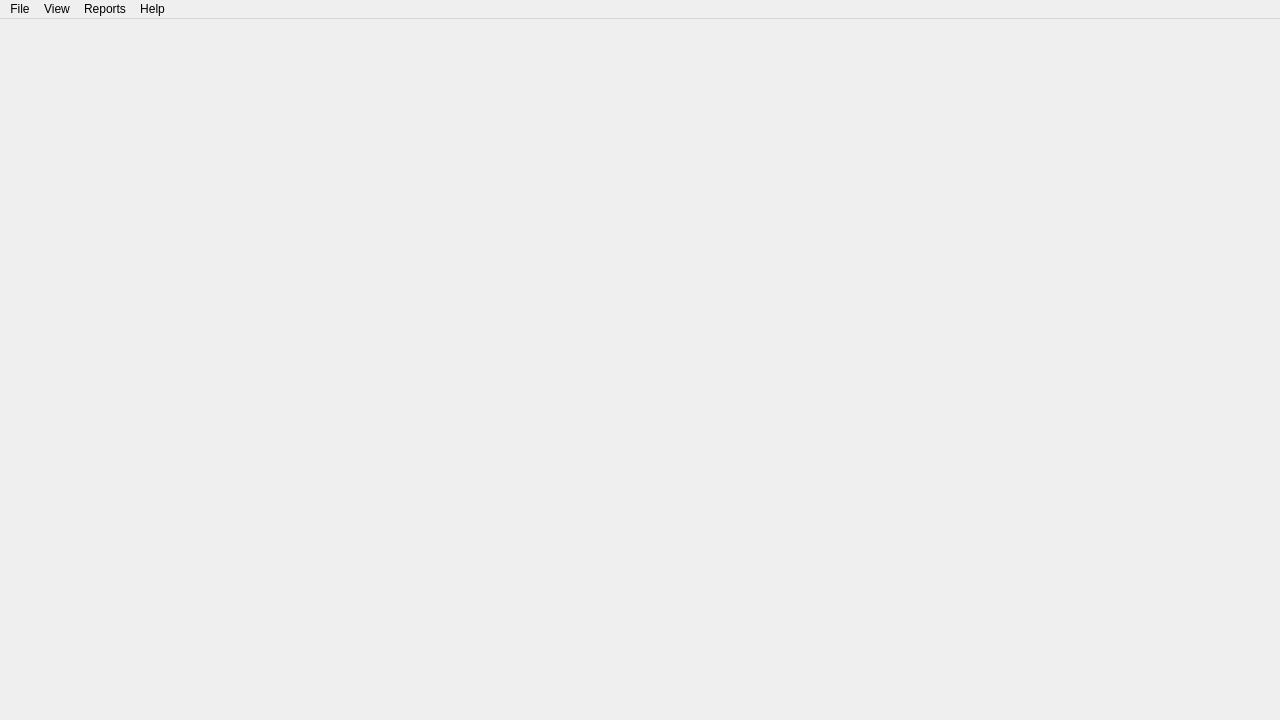
<?xml version="1.0" encoding="UTF-8"?>
<ui version="4.0">
 <class>MainWindow</class>
 <widget class="QMainWindow" name="MainWindow">
  <property name="geometry">
   <rect>
    <x>0</x>
    <y>0</y>
    <width>1280</width>
    <height>720</height>
   </rect>
  </property>
  <property name="windowTitle">
   <string>Jojibrush</string>
  </property>
  <property name="windowIcon">
   <iconset resource="../../res/global.qrc">
    <normaloff>:/res/global/icons/logo.png</normaloff>:/res/global/icons/logo.png</iconset>
  </property>
  <property name="windowOpacity">
   <double>1.000000000000000</double>
  </property>
  <widget class="QWidget" name="centralWidget">
   <widget class="QWidget" name="canvasWidget" native="true">
    <property name="geometry">
     <rect>
      <x>10</x>
      <y>10</y>
      <width>971</width>
      <height>681</height>
     </rect>
    </property>
    <property name="sizePolicy">
     <sizepolicy hsizetype="Preferred" vsizetype="Preferred">
      <horstretch>0</horstretch>
      <verstretch>0</verstretch>
     </sizepolicy>
    </property>
    <property name="minimumSize">
     <size>
      <width>0</width>
      <height>0</height>
     </size>
    </property>
    <property name="maximumSize">
     <size>
      <width>16777215</width>
      <height>16777215</height>
     </size>
    </property>
    <property name="styleSheet">
     <string notr="true"/>
    </property>
   </widget>
   <widget class="QWidget" name="shapePropertiesMenuWidget" native="true">
    <property name="geometry">
     <rect>
      <x>990</x>
      <y>350</y>
      <width>280</width>
      <height>340</height>
     </rect>
    </property>
    <property name="sizePolicy">
     <sizepolicy hsizetype="Preferred" vsizetype="Preferred">
      <horstretch>0</horstretch>
      <verstretch>0</verstretch>
     </sizepolicy>
    </property>
    <property name="minimumSize">
     <size>
      <width>280</width>
      <height>340</height>
     </size>
    </property>
    <property name="maximumSize">
     <size>
      <width>280</width>
      <height>340</height>
     </size>
    </property>
    <property name="layoutDirection">
     <enum>Qt::LeftToRight</enum>
    </property>
    <property name="styleSheet">
     <string notr="true"/>
    </property>
   </widget>
   <widget class="QWidget" name="shapeSelectMenuWidget" native="true">
    <property name="geometry">
     <rect>
      <x>990</x>
      <y>10</y>
      <width>60</width>
      <height>40</height>
     </rect>
    </property>
    <property name="minimumSize">
     <size>
      <width>0</width>
      <height>0</height>
     </size>
    </property>
    <property name="maximumSize">
     <size>
      <width>160</width>
      <height>131</height>
     </size>
    </property>
    <property name="autoFillBackground">
     <bool>false</bool>
    </property>
    <property name="styleSheet">
     <string notr="true"/>
    </property>
   </widget>
  </widget>
  <widget class="QMenuBar" name="menuBar">
   <property name="geometry">
    <rect>
     <x>0</x>
     <y>0</y>
     <width>1280</width>
     <height>20</height>
    </rect>
   </property>
   <widget class="QMenu" name="menuFile">
    <property name="title">
     <string>File</string>
    </property>
    <addaction name="actionNew"/>
    <addaction name="actionOpen"/>
    <addaction name="actionSave"/>
    <addaction name="actionSaveAs"/>
    <addaction name="separator"/>
    <addaction name="actionExport"/>
   </widget>
   <widget class="QMenu" name="menuReports">
    <property name="title">
     <string>Reports</string>
    </property>
    <addaction name="actionReportID"/>
    <addaction name="actionReportArea"/>
    <addaction name="actionReportPerimeter"/>
   </widget>
   <widget class="QMenu" name="menuView">
    <property name="title">
     <string>View</string>
    </property>
    <addaction name="actionShowShapeID"/>
   </widget>
   <widget class="QMenu" name="menuHelp">
    <property name="title">
     <string>Help</string>
    </property>
    <addaction name="actionAboutUs"/>
   </widget>
   <addaction name="menuFile"/>
   <addaction name="menuView"/>
   <addaction name="menuReports"/>
   <addaction name="menuHelp"/>
  </widget>
  <action name="actionSave">
   <property name="text">
    <string>Save</string>
   </property>
   <property name="shortcut">
    <string>Ctrl+S</string>
   </property>
  </action>
  <action name="actionOpen">
   <property name="text">
    <string>Open...</string>
   </property>
   <property name="shortcut">
    <string>Ctrl+O</string>
   </property>
  </action>
  <action name="actionNew">
   <property name="text">
    <string>New</string>
   </property>
   <property name="shortcut">
    <string>Ctrl+N</string>
   </property>
  </action>
  <action name="actionReportID">
   <property name="text">
    <string>Sort by IDs...</string>
   </property>
   <property name="toolTip">
    <string>Shape IDs</string>
   </property>
  </action>
  <action name="actionReportArea">
   <property name="text">
    <string>Sort by Areas...</string>
   </property>
  </action>
  <action name="actionReportPerimeter">
   <property name="text">
    <string>Sort by Perimeters...</string>
   </property>
  </action>
  <action name="actionShowShapeID">
   <property name="checkable">
    <bool>true</bool>
   </property>
   <property name="checked">
    <bool>false</bool>
   </property>
   <property name="text">
    <string>Show Shapes' ID</string>
   </property>
   <property name="shortcut">
    <string>F1</string>
   </property>
  </action>
  <action name="actionAboutUs">
   <property name="text">
    <string>About Us...</string>
   </property>
  </action>
  <action name="actionExport">
   <property name="text">
    <string>Export</string>
   </property>
  </action>
  <action name="actionSaveAs">
   <property name="text">
    <string>Save As...</string>
   </property>
  </action>
 </widget>
 <layoutdefault spacing="6" margin="11"/>
 <resources>
  <include location="../../res/global.qrc"/>
 </resources>
 <connections/>
</ui>
